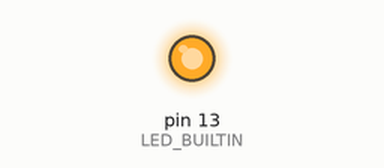
Bench run of a sketch on a simulated Arduino Uno, built with avr-gcc and run on an emulated ATmega328P. Parts: output pins drawn as LEDs (lit = HIGH).

Above: at 1.5 s.
At 5.7 s:
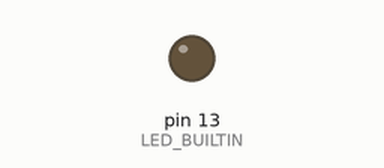
Timing chart, 0 to 8.8 s (numbered marks = the images above):
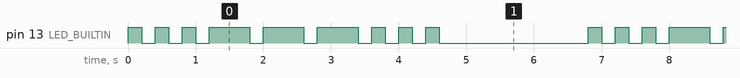

Measured:
- by itself, pin 13 (LED_BUILTIN): repeats every 6.8 s: 2 × (LOW 0.20 s, HIGH 0.20 s), 3 × (LOW 0.20 s, HIGH 0.60 s), 3 × (LOW 0.20 s, HIGH 0.20 s), LOW 2.2 s, HIGH 0.20 s
- by itself, everything shown: repeats every 6.8 s, in 18 steps

The sketch:

sos-blink.ino
```cpp
void flash(int onTime) {
  digitalWrite(LED_BUILTIN, HIGH);  // change state of the LED by setting the pin to the HIGH voltage level
  delay(onTime);                    // keep LED on for onTime ms (200 = short, 600 = long)
  digitalWrite(LED_BUILTIN, LOW);   // change state of the LED by setting the pin to the LOW voltage level
  delay(200);                       // LED off: short gap before the next flash
}

// the setup function runs once when you press reset or power the board
void setup() {
  // initialize digital pin LED_BUILTIN as an output.
  pinMode(LED_BUILTIN, OUTPUT);
}

// the loop function runs over and over again forever
void loop() {
  for (int i = 0; i < 3; i++) {
    flash(200);  // S
  }
  for (int i = 0; i < 3; i++) {
    flash(600);  // O
  }

  for (int i = 0; i < 3; i++) {
    flash(200);  // S
  }
  delay(2000);  // pause before repeating SOS
}
```
